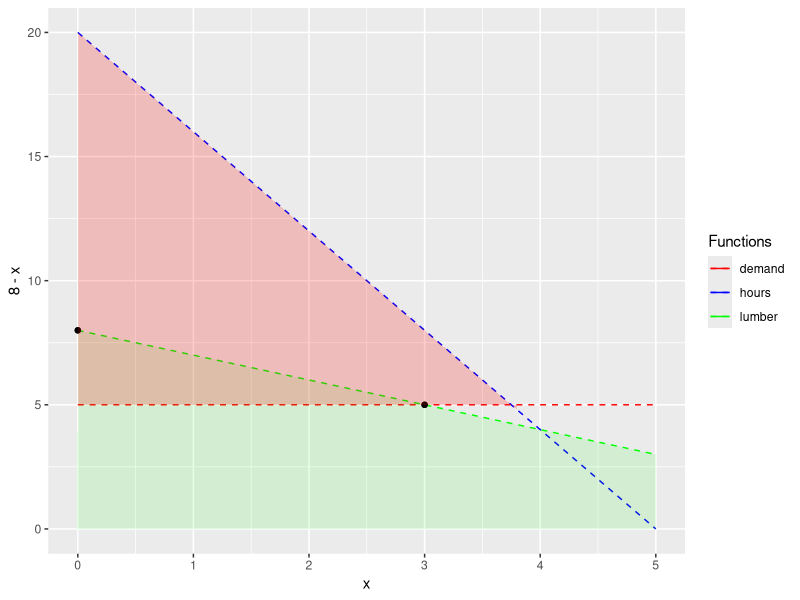

Write R code to recreate this figure.
## ---- chunk 1
knitr::opts_chunk$set(echo = TRUE)
library("ggplot2")
## ---- chunk 2

lumber_func <- function (x) { 8- x }
hours <- function(x) {20-(4*x) }
demand <- function (x) { 5  }
objective <- function(x,y) { 10 *x + 35 *y}



 ggplot(data.frame(x = c(0, 5)), aes(x)) +
  stat_function(fun = lumber_func, aes(colour = "lumber"), linetype="dashed") +
  stat_function(fun = hours, aes(colour = "hours"), linetype="dashed") +
 stat_function(fun = demand, aes(colour = "demand"), linetype="dashed") + 
    stat_function(fun = objective, aes(colour = "objective")) + 

   geom_area(aes ( y=  8- x) , fill = "green", alpha = .1) + 
   geom_point( aes ( x=0 , y= 8)) + 
      geom_point( aes ( x=3 , y= 5)) + 
 
  geom_ribbon(data = data.frame (x=c(0,3.8)) , aes(ymin = 5 , ymax = 20-(4*x), max = 3), fill = "red", alpha = .2) +
 scale_colour_manual("Functions", values = c("red", "blue", "green", "purple")) 


## ---- chunk 3

c (objective ( 0,8), objective ( 3,5)) 

